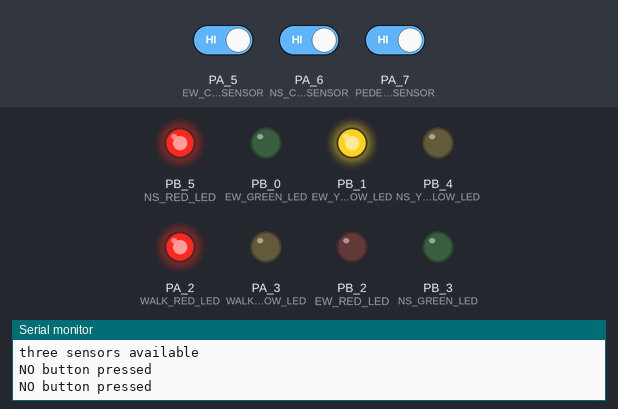
This sketch was run on a simulated TI Tiva C LaunchPad. Shown: output pins drawn as LEDs (lit = HIGH), the last lines printed to the serial monitor. Dashed ring = blinking. The inputs (shaded band) are chosen by the test bench; at power-on: PA_7 (PEDESTRIAN_SENSOR) HIGH, PA_6 (NS_CAR_SENSOR) HIGH, PA_5 (EW_CAR_SENSOR) HIGH.

Above: at 5.8 s.
5.9 s: PA_7 (PEDESTRIAN_SENSOR) driven LOW
At 10.4 s:
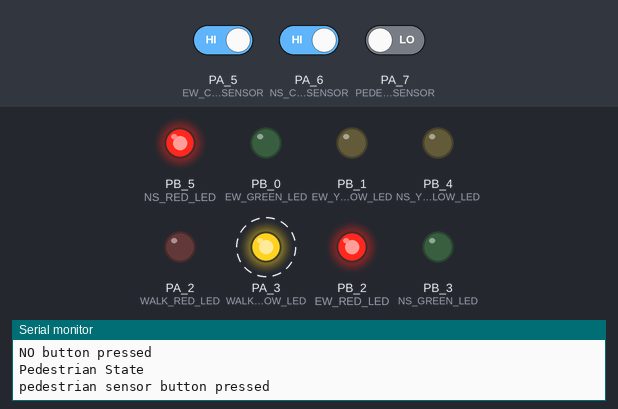
12.7 s: PA_7 (PEDESTRIAN_SENSOR) driven HIGH
At 18.7 s:
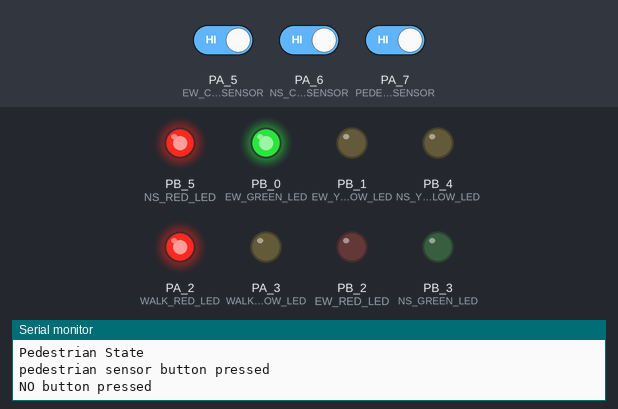
19.5 s: PA_6 (NS_CAR_SENSOR) driven LOW
At 23.7 s:
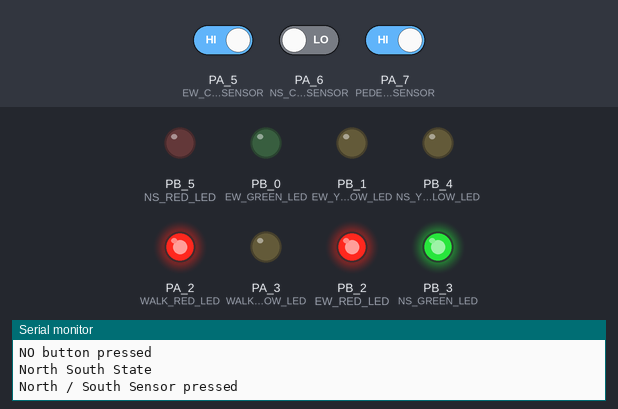
24.5 s: PA_6 (NS_CAR_SENSOR) driven HIGH
At 28.7 s:
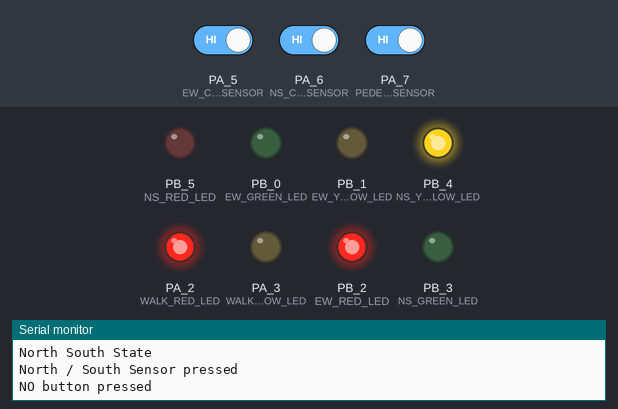
29.5 s: PA_5 (EW_CAR_SENSOR) driven LOW
At 33.8 s:
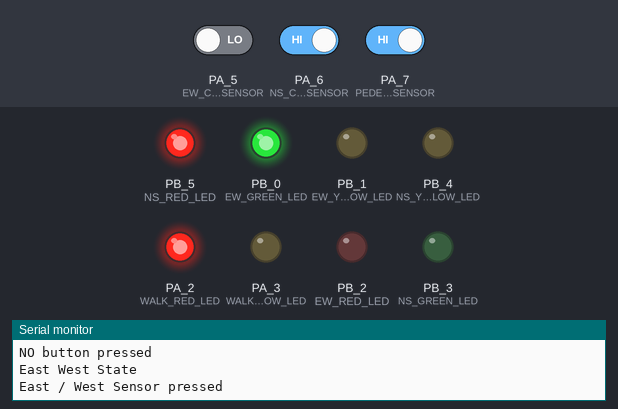
34.5 s: PA_5 (EW_CAR_SENSOR) driven HIGH
At 38.8 s:
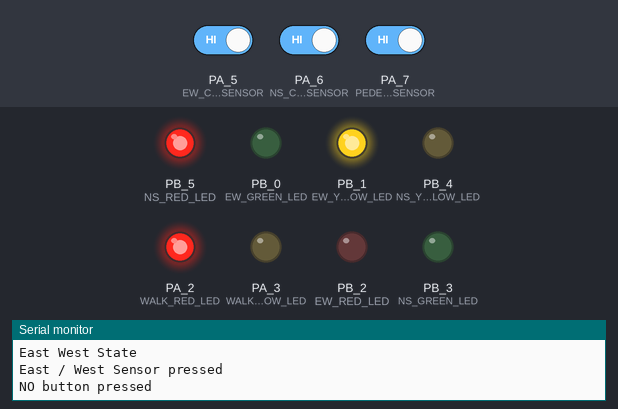
Timing chart, 0 to 40.3 s (numbered marks = the images above; inputs shaded):
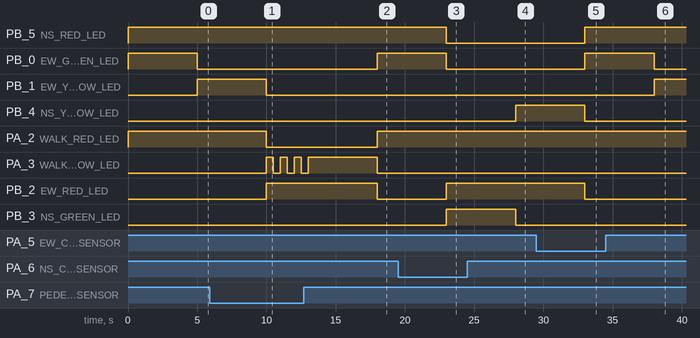

Measured:
- after the input at 5.9 s, PB_5 (NS_RED_LED): stays HIGH (without the input it goes to LOW after 4.1 s); PA_2 (WALK_RED_LED): HIGH → LOW after 4.1 s; PA_3 (WALK_YELLOW_LED): alternates HIGH for 0.50 s and LOW for 0.50 s, starting after 4.1 s; PB_3 (NS_GREEN_LED): stays LOW (without the input it goes to HIGH after 4.1 s)
- after the input at 12.7 s, PB_0 (EW_GREEN_LED), PA_2 (WALK_RED_LED): LOW → HIGH after 5.3 s; PB_2 (EW_RED_LED): HIGH → LOW after 5.3 s
- after the input at 19.5 s, PB_5 (NS_RED_LED): HIGH → LOW after 3.5 s; PB_1 (EW_YELLOW_LED): stays LOW (without the input it goes to HIGH after 3.5 s); PB_2 (EW_RED_LED), PB_3 (NS_GREEN_LED): LOW → HIGH after 3.5 s
- after the input at 24.5 s, PB_4 (NS_YELLOW_LED): LOW → HIGH after 3.5 s; PB_3 (NS_GREEN_LED): HIGH → LOW after 3.5 s
- after the input at 29.5 s, PB_0 (EW_GREEN_LED): LOW → HIGH after 3.5 s; PA_2 (WALK_RED_LED): stays HIGH (without the input it goes to LOW after 3.5 s); PA_3 (WALK_YELLOW_LED): stays LOW (without the input it goes to HIGH after 3.5 s); PB_2 (EW_RED_LED): HIGH → LOW after 3.5 s
- after the input at 34.5 s, PB_0 (EW_GREEN_LED): HIGH → LOW after 3.5 s; PB_1 (EW_YELLOW_LED): LOW → HIGH after 3.5 s

The sketch:

traffic_controller_with_sensors.ino
```cpp
// Traffic light control for Energia IDE (Arduino framework)
// Tested on TM4C123 LaunchPad
// Reference: http://users.ece.utexas.edu/~valvano/

// Include necessary libraries
#include <Energia.h>

// Define pin mappings
#define WALK_YELLOW_LED   PA_3
#define WALK_RED_LED      PA_2
#define EW_GREEN_LED      PB_0
#define EW_YELLOW_LED     PB_1
#define EW_RED_LED        PB_2
#define NS_GREEN_LED      PB_3
#define NS_YELLOW_LED     PB_4
#define NS_RED_LED        PB_5
#define PEDESTRIAN_SENSOR PA_7 // changed pins from PE2
#define NS_CAR_SENSOR     PA_6 // changed pins from PE1
#define EW_CAR_SENSOR     PA_5 // changed pins from PE0

// Define states
enum State {
  Go_West,
  Wait_West,
  Go_South,
  Wait_South,
  Walk_Ped
};

State currentState = Go_West;

void setup() {
  Serial.begin(9600);
  Serial.println("three sensors available");
  // Initialize pin modes
  pinMode(WALK_YELLOW_LED, OUTPUT);
  pinMode(WALK_RED_LED, OUTPUT);
  pinMode(EW_GREEN_LED, OUTPUT);
  pinMode(EW_YELLOW_LED, OUTPUT);
  pinMode(EW_RED_LED, OUTPUT);
  pinMode(NS_GREEN_LED, OUTPUT);
  pinMode(NS_YELLOW_LED, OUTPUT);
  pinMode(NS_RED_LED, OUTPUT);
  pinMode(PEDESTRIAN_SENSOR, INPUT_PULLUP);
  pinMode(NS_CAR_SENSOR, INPUT_PULLUP);
  pinMode(EW_CAR_SENSOR, INPUT_PULLUP);
}

void loop() {
  int btn1 = digitalRead(PEDESTRIAN_SENSOR);
  int btn2 = digitalRead(NS_CAR_SENSOR);
  int btn3 = digitalRead(EW_CAR_SENSOR);

  if (btn1 == LOW){
    Serial.println("pedestrian sensor button pressed");
  } else if (btn2  == LOW){
    Serial.println("North / South Sensor pressed");
  } else if (btn3  == LOW){
    Serial.println("East / West Sensor pressed");
  } else {
    Serial.println("NO button pressed ");
  }


  // Set traffic lights based on current state
  switch(currentState) {
  case Go_West:
    // Set west green light, other lights red
    digitalWrite(EW_GREEN_LED, HIGH);
    digitalWrite(EW_YELLOW_LED, LOW);
    digitalWrite(EW_RED_LED, LOW);
    digitalWrite(NS_GREEN_LED, LOW);
    digitalWrite(NS_YELLOW_LED, LOW);
    digitalWrite(NS_RED_LED, HIGH);
    digitalWrite(WALK_YELLOW_LED, LOW);
    digitalWrite(WALK_RED_LED, HIGH);
    break;
  case Wait_West:
    // Set west yellow light, other lights red
    digitalWrite(EW_GREEN_LED, LOW);
    digitalWrite(EW_YELLOW_LED, HIGH);
    digitalWrite(EW_RED_LED, LOW);
    digitalWrite(NS_GREEN_LED, LOW);
    digitalWrite(NS_YELLOW_LED, LOW);
    digitalWrite(NS_RED_LED, HIGH);
    digitalWrite(WALK_YELLOW_LED, LOW);
    digitalWrite(WALK_RED_LED, HIGH);
    break;
  case Go_South:
    // Set south green light, other lights red
    digitalWrite(EW_GREEN_LED, LOW);
    digitalWrite(EW_YELLOW_LED, LOW);
    digitalWrite(EW_RED_LED, HIGH);
    digitalWrite(NS_GREEN_LED, HIGH);
    digitalWrite(NS_YELLOW_LED, LOW);
    digitalWrite(NS_RED_LED, LOW);
    digitalWrite(WALK_YELLOW_LED, LOW);
    digitalWrite(WALK_RED_LED, HIGH);
    break;
  case Wait_South:
    // Set south yellow light, other lights red
    digitalWrite(EW_GREEN_LED, LOW);
    digitalWrite(EW_YELLOW_LED, LOW);
    digitalWrite(EW_RED_LED, HIGH);
    digitalWrite(NS_GREEN_LED, LOW);
    digitalWrite(NS_YELLOW_LED, HIGH);
    digitalWrite(NS_RED_LED, LOW);
    digitalWrite(WALK_YELLOW_LED, LOW);
    digitalWrite(WALK_RED_LED, HIGH);
    break;
  case Walk_Ped:
    // Pedestrian walk signal, all car lights red
    digitalWrite(WALK_RED_LED, LOW);
    digitalWrite(EW_GREEN_LED, LOW);
    digitalWrite(EW_YELLOW_LED, LOW);
    digitalWrite(EW_RED_LED, HIGH);
    digitalWrite(NS_GREEN_LED, LOW);
    digitalWrite(NS_YELLOW_LED, LOW);
    digitalWrite(NS_RED_LED, HIGH);
    // Pedestrian walk signal blinking
    digitalWrite(WALK_YELLOW_LED, HIGH);
    delay(500);
    digitalWrite(WALK_YELLOW_LED, LOW);
    delay(500);
    digitalWrite(WALK_YELLOW_LED, HIGH);
    delay(500);
    digitalWrite(WALK_YELLOW_LED, LOW);
    delay(500);
    digitalWrite(WALK_YELLOW_LED, HIGH);
    delay(500);
    digitalWrite(WALK_YELLOW_LED, LOW);
    delay(500);
    digitalWrite(WALK_YELLOW_LED, HIGH);
    break;
  }

  // Wait for a short time (adjust as needed)
  delay(5000); // 5 seconds per state

  // Transition to next state (cyclic)
  switch(currentState) {
  case Go_West:
    // Check if pedestrian is requesting to cross
    if (digitalRead(PEDESTRIAN_SENSOR) == LOW) {
       Serial.println("Pedestrian State");
      currentState = Walk_Ped;
    }
    else if (digitalRead(NS_CAR_SENSOR) == LOW){
      Serial.println("North South State");
      currentState = Go_South;
    }
    else if (digitalRead(EW_CAR_SENSOR) == LOW){
      Serial.println("East West State");
      currentState = Go_West;
    }
    else {
      currentState = Wait_West;
    }
    //currentState = Wait_West;
    break;
  case Wait_West:
    // Check if it's time to go south or if cars are waiting
    if (digitalRead(PEDESTRIAN_SENSOR) == LOW) {
       Serial.println("Pedestrian State");
      currentState = Walk_Ped;
    }
    else if (digitalRead(NS_CAR_SENSOR) == LOW){
      Serial.println("North South State");
      currentState = Go_South;
    }
    else if (digitalRead(EW_CAR_SENSOR) == LOW){
      Serial.println("East West State");
      currentState = Go_West;
    }
    else {
      currentState = Go_South;
    }
    //currentState = Go_South;
    break;
  case Go_South:
    // Check if it's time to allow pedestrians to walk or if cars are waiting
    if (digitalRead(PEDESTRIAN_SENSOR) == LOW) {
       Serial.println("Pedestrian State");
      currentState = Walk_Ped;
    }
    else if (digitalRead(NS_CAR_SENSOR) == LOW){
      Serial.println("North South State");
      currentState = Go_South;
    }
    else if (digitalRead(EW_CAR_SENSOR) == LOW){
      Serial.println("East West State");
      currentState = Go_West;
    }
    else {
      currentState = Wait_South;
    }
    break;
    //currentState = Wait_South;
    break;
  case Wait_South:
    // Check if it's time for pedestrians to walk or if cars are still waiting
    if (digitalRead(PEDESTRIAN_SENSOR) == LOW) {
       Serial.println("Pedestrian State!");
      currentState = Wait_South;
    }
    else if (digitalRead(NS_CAR_SENSOR) == LOW){
      Serial.println("North South State");
      currentState = Go_South;
    }
    else if (digitalRead(EW_CAR_SENSOR) == LOW){
      Serial.println("East West State");
      currentState = Go_West;
    }
    else {
      currentState = Walk_Ped;
    }
    //currentState = Walk_Ped;
    break;
  case Walk_Ped:
    // Check if pedestrians are still crossing or if it's time for cars to go west
    if (digitalRead(PEDESTRIAN_SENSOR) == LOW) {
       Serial.println("Pedestrian State");
      currentState = Walk_Ped;
    }
    else if (digitalRead(NS_CAR_SENSOR) == LOW){
      Serial.println("North South State");
      currentState = Go_South;
    }
    else if (digitalRead(EW_CAR_SENSOR) == LOW){
      Serial.println("East West State");
      currentState = Go_West;
    }
    else {
      currentState = Go_West;
    }
    //currentState = Go_West;
    break;
  }
}
```
